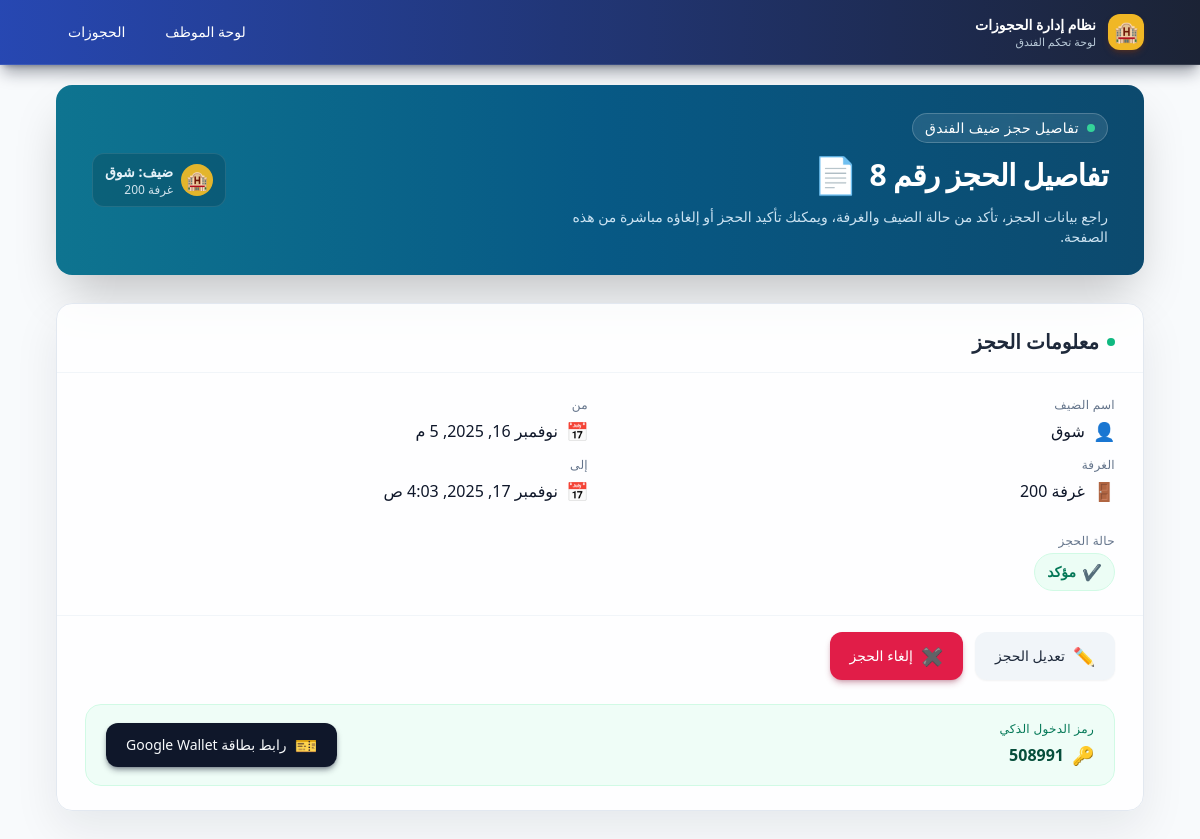
The page /bookings/8/ on the database its author committed.
### bookings/models.py (models this page shows, shortened)
class Booking(models.Model):
    PENDING = "pending"
    CONFIRMED = "confirmed"
    CANCELLED = "cancelled"
    EXPIRED = "expired"
    STATUS_CHOICES = [
        (PENDING, "Pending"),
        (CONFIRMED, "Confirmed"),
        (CANCELLED, "Cancelled"),
        (EXPIRED, "Expired"),
    ]
    user = models.ForeignKey(User, on_delete=models.CASCADE, null=True, blank=True)
    guest_name = models.CharField(max_length=100)
    guest_email = models.EmailField(blank=True, null=True)
    room_id = models.CharField(max_length=50)
    start_at = models.DateTimeField()
    end_at = models.DateTimeField()
    status = models.CharField(max_length=20, choices=STATUS_CHOICES, default=PENDING)
    created_at = models.DateTimeField(auto_now_add=True)
    wallet_object_id = models.CharField(max_length=200, blank=True, null=True)
    wallet_save_url = models.URLField(blank=True, null=True)
    smartlock_code = models.CharField(max_length=100, blank=True, null=True)
    smartlock_key_id = models.CharField(max_length=100, blank=True, null=True)

### dashboard/views.py (the view)
# urls.py: path("bookings/<int:pk>/", views.booking_detail, name="booking_detail"),
def booking_detail(request, pk):
    booking = get_object_or_404(Booking, pk=pk)
    return render(request, "dashboard/booking_detail.html", {"booking": booking})

### templates/dashboard/booking_detail.html (shortened to what this page needs)
{% extends "dashboard/base.html" %}
{% block content %}
<div class="space-y-7 animate-fade-in-slow">
    <div
        class="relative overflow-hidden rounded-2xl bg-gradient-to-l from-sky-900 via-sky-800 to-cyan-700 text-white shadow-2xl px-6 py-6 sm:px-9 sm:py-7 flex flex-col md:flex-row md:items-center md:justify-between gap-5">
        <div class="space-y-3">
            <p class="inline-flex items-center gap-2 text-xs sm:text-sm tracking-wide uppercase/relaxed bg-white/10 px-3 py-1 rounded-full backdrop-blur-sm border border-white/20 shadow-sm">
                <span class="h-2 w-2 rounded-full bg-emerald-400 animate-pulse"></span>
                تفاصيل حجز ضيف الفندق
            </p>
            <h2 class="text-2xl sm:text-3xl font-extrabold tracking-tight flex items-center gap-3">
                <span>تفاصيل الحجز رقم {{ booking.id }}</span>
                <span class="text-3xl sm:text-4xl">📄</span>
            </h2>
            <p class="max-w-xl text-xs sm:text-sm text-sky-100/90 leading-relaxed">
                راجع بيانات الحجز، تأكد من حالة الضيف والغرفة، ويمكنك تأكيد الحجز أو إلغاؤه مباشرة من هذه الصفحة.
            </p>
        </div>
        <div class="flex flex-col items-stretch sm:items-end gap-2.5 text-xs sm:text-sm">
            <div class="flex items-center gap-2 bg-black/15 px-3 py-2 rounded-xl border border-white/10">
                <span class="flex h-8 w-8 items-center justify-center rounded-full bg-amber-400/90 text-slate-900 text-lg">
                    🏨
                </span>
                <div class="text-sky-50/95">
                    <p class="font-semibold">ضيف: {{ booking.guest_name }}</p>
                    <p class="text-[11px] sm:text-xs opacity-90">غرفة {{ booking.room_id }}</p>
                </div>
            </div>
        </div>
    </div>
    <div
        class="bg-white/80 backdrop-blur-sm border border-slate-200 rounded-2xl shadow-[0_18px_45px_rgba(15,23,42,0.08)] overflow-hidden animate-rise-soft">
        <div class="px-5 sm:px-7 pt-5 sm:pt-6 pb-4 border-b border-slate-100 flex items-center justify-between gap-3">
            <h3 class="text-lg sm:text-xl font-semibold text-slate-800 flex items-center gap-2">
                <span class="h-2 w-2 rounded-full bg-emerald-500 animate-pulse"></span>
                <span>معلومات الحجز</span>
            </h3>
        </div>
        <div class="px-5 sm:px-7 py-5 sm:py-6 grid grid-cols-1 md:grid-cols-2 gap-4 sm:gap-6 text-sm sm:text-base">
            <div class="space-y-3">
                <div>
                    <p class="text-xs uppercase tracking-wide text-slate-500 mb-1">اسم الضيف</p>
                    <p class="font-medium text-slate-900 flex items-center gap-2">
                        <span class="text-lg">👤</span>
                        <span>{{ booking.guest_name }}</span>
                    </p>
                </div>
                <div>
                    <p class="text-xs uppercase tracking-wide text-slate-500 mb-1">الغرفة</p>
                    <p class="font-medium text-slate-900 flex items-center gap-2">
                        <span class="text-lg">🚪</span>
                        <span>غرفة {{ booking.room_id }}</span>
                    </p>
                </div>
            </div>
            <div class="space-y-3">
                <div>
                    <p class="text-xs uppercase tracking-wide text-slate-500 mb-1">من</p>
                    <p class="font-medium text-slate-900 flex items-center gap-2">
                        <span class="text-lg">📅</span>
                        <span>{{ booking.start_at }}</span>
                    </p>
                </div>
                <div>
                    <p class="text-xs uppercase tracking-wide text-slate-500 mb-1">إلى</p>
                    <p class="font-medium text-slate-900 flex items-center gap-2">
                        <span class="text-lg">📅</span>
                        <span>{{ booking.end_at }}</span>
                    </p>
                </div>
            </div>
            <div class="md:col-span-2 mt-1">
                <p class="text-xs uppercase tracking-wide text-slate-500 mb-1">حالة الحجز</p>
                <div>
                    {% if booking.status == "pending" %}
                        <span
                            class="inline-flex items-center gap-1.5 rounded-full bg-amber-50 text-amber-700 border border-amber-100 px-3 py-1.5 text-xs sm:text-sm font-semibold animate-soft-pop">
                            <span class="h-2 w-2 rounded-full bg-amber-400 animate-pulse"></span>
                            قيد الانتظار
                        </span>
                    {% elif booking.status == "confirmed" %}
                        <span
                            class="inline-flex items-center gap-1.5 rounded-full bg-emerald-50 text-emerald-700 border border-emerald-100 px-3 py-1.5 text-xs sm:text-sm font-semibold animate-soft-pop">
                            <span class="text-base">✔</span>
                            مؤكد
                        </span>
                    {% else %}
                        <span
                            class="inline-flex items-center gap-1.5 rounded-full bg-rose-50 text-rose-700 border border-rose-100 px-3 py-1.5 text-xs sm:text-sm font-semibold animate-soft-pop">
                            <span class="text-base">✖</span>
                            ملغي
                        </span>
                    {% endif %}
                </div>
            </div>
        </div>
        <div class="px-5 sm:px-7 pb-5 sm:pb-6 border-t border-slate-100">
            <div class="mt-4 flex flex-wrap gap-3">
                <a href="{% url 'booking_edit' booking.id %}"
                   class="inline-flex items-center gap-2 bg-slate-100 hover:bg-slate-200 text-slate-800 px-4 sm:px-5 py-2.5 rounded-xl text-sm font-medium shadow-sm transform hover:-translate-y-0.5 hover:shadow-md transition-all duration-200">
                    <span class="text-lg">✏️</span>
                    <span>تعديل الحجز</span>
                </a>
                {% if booking.status != "cancelled" %}
                <form method="post" action="{% url 'booking_cancel' booking.id %}">
                    <button type="submit"
                            class="inline-flex items-center gap-2 bg-rose-600 hover:bg-rose-700 text-white px-4 sm:px-5 py-2.5 rounded-xl text-sm font-medium shadow-md shadow-rose-900/30 transform hover:-translate-y-0.5 hover:shadow-lg transition-all duration-200">
                        <span class="text-lg">✖</span>
                        <span>إلغاء الحجز</span>
                    </button>
                </form>
                {% endif %}
            </div>
            {% if booking.smartlock_code %}
            <div class="mt-6 bg-emerald-50/80 border border-emerald-100 rounded-2xl px-4 sm:px-5 py-4 flex flex-col sm:flex-row sm:items-center sm:justify-between gap-3">
                <div>
                    <p class="text-xs uppercase tracking-wide text-emerald-700 mb-1">رمز الدخول الذكي</p>
                    <p class="font-semibold text-emerald-900 flex items-center gap-2 text-sm sm:text-base">
                        <span class="text-lg">🔑</span>
                        <span>{{ booking.smartlock_code }}</span>
                    </p>
                </div>
                {% if booking.wallet_save_url %}
                <div class="flex items-center justify-start sm:justify-end">
                    <a href="{{ booking.wallet_save_url }}" target="_blank"
                       class="inline-flex items-center gap-2 rounded-xl bg-slate-900 text-slate-50 px-4 sm:px-5 py-2 text-xs sm:text-sm font-medium shadow-md shadow-slate-900/40 hover:bg-black transition-colors">
                        <span class="text-lg">🎫</span>
                        <span>رابط بطاقة Google Wallet</span>
                    </a>
                </div>
                {% endif %}
            </div>
            {% endif %}
        </div>
    </div>
</div>
{% endblock %}

### templates/dashboard/base.html (style rules this page uses)
body { background-color: #f3f4f6; }

### templates/dashboard/booking_detail.html (style rules this page uses)
.animate-fade-in-slow { animation: fade-in-slow 0.5s ease-out; }
.animate-rise-soft { animation: rise-soft 0.6s ease-out; }
.animate-soft-pop { animation: soft-pop 0.28s ease-out; }

### rows shown on the page
Booking: id "8", guest_name "شوق", room_id "200", start_at "نوفمبر 16, 2025, 5 م", end_at "نوفمبر 17, 2025, 4:03 ص", smartlock_code "508991"
